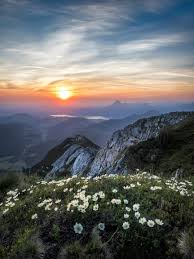
#> input picture DIP/DIP_Lab_406/Lab/353_lab_03/Lab-03_MATLAB/nature.jpeg, 194 x 259 px, found by its file name
$ python openingAndClosing.py
#> lines starting #> are read from the running program, lines starting #| are printed output that depends on the picture
import cv2
import numpy as np
import matplotlib.pyplot as plt
input_image = cv2.imread('nature.jpeg', cv2.IMREAD_GRAYSCALE)
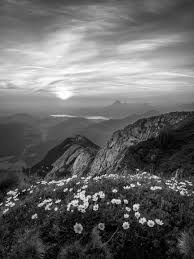
#> input_image: shape (259, 194); min 0, max 255, mean 102.8
kernel = np.ones((5, 5), np.uint8)
opened_image = cv2.morphologyEx(input_image, cv2.MORPH_OPEN, kernel)
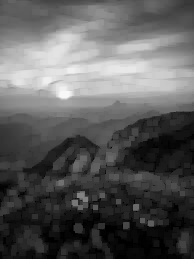
#> opened_image: shape (259, 194); min 0, max 247, mean 91.2
closed_image = cv2.morphologyEx(input_image, cv2.MORPH_CLOSE, kernel)
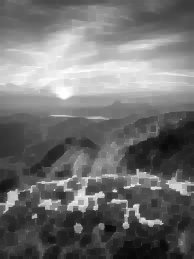
#> closed_image: shape (259, 194); min 8, max 255, mean 112.9
plt.figure(figsize=(15, 5))
plt.subplot(1, 3, 1)
plt.imshow(input_image, cmap='gray')
plt.title('Original Image')
plt.axis('off')
plt.subplot(1, 3, 2)
plt.imshow(opened_image, cmap='gray')
plt.title('Opened Image')
plt.axis('off')
plt.subplot(1, 3, 3)
plt.imshow(closed_image, cmap='gray')
plt.title('Closed Image')
plt.axis('off')
plt.show()
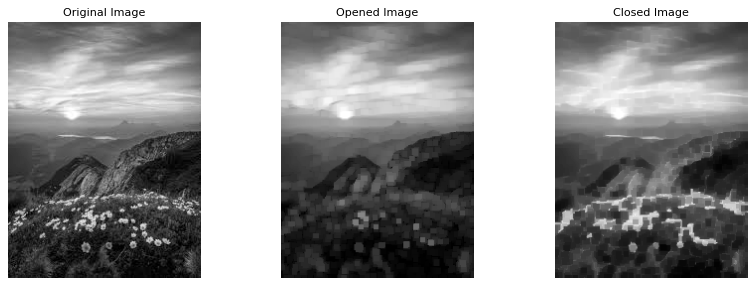
#> figure drawn by matplotlib, 3 panels

$ run again, with DIP/DIP_Lab_406/Lab/353_lab_03/Lab-03_MATLAB/flower.jpeg copied over DIP/DIP_Lab_406/Lab/353_lab_03/Lab-03_MATLAB/nature.jpeg
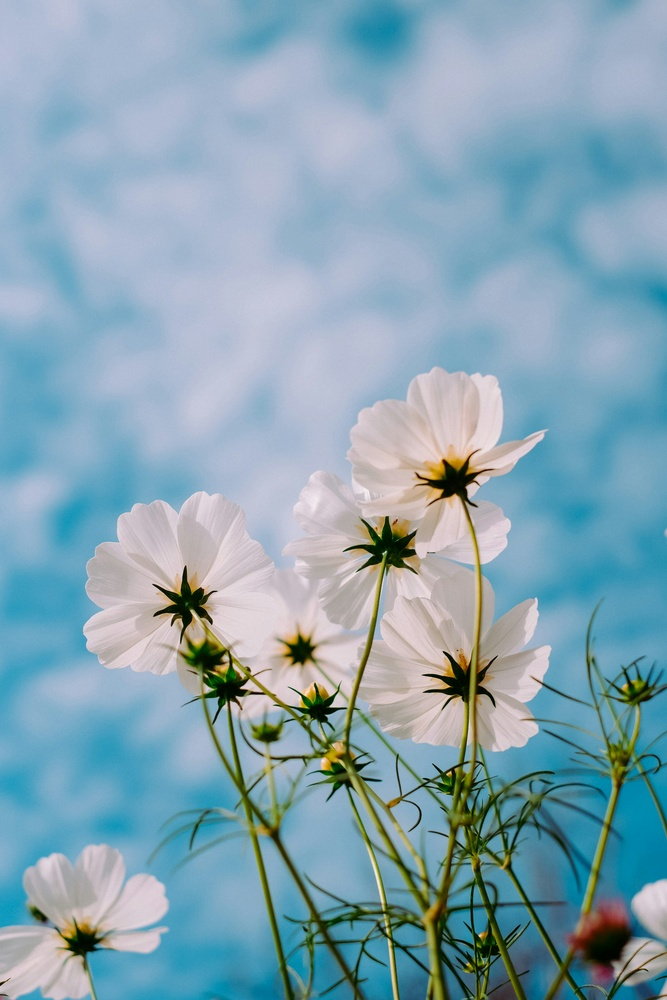
#> input picture DIP/DIP_Lab_406/Lab/353_lab_03/Lab-03_MATLAB/flower.jpeg, 667 x 1000 px, shrunk from 3000 x 4500 before the run, found by its file name
#> `closed_image = cv2.morphologyEx(input_image, cv2.MORPH_CLOSE, kernel)`:
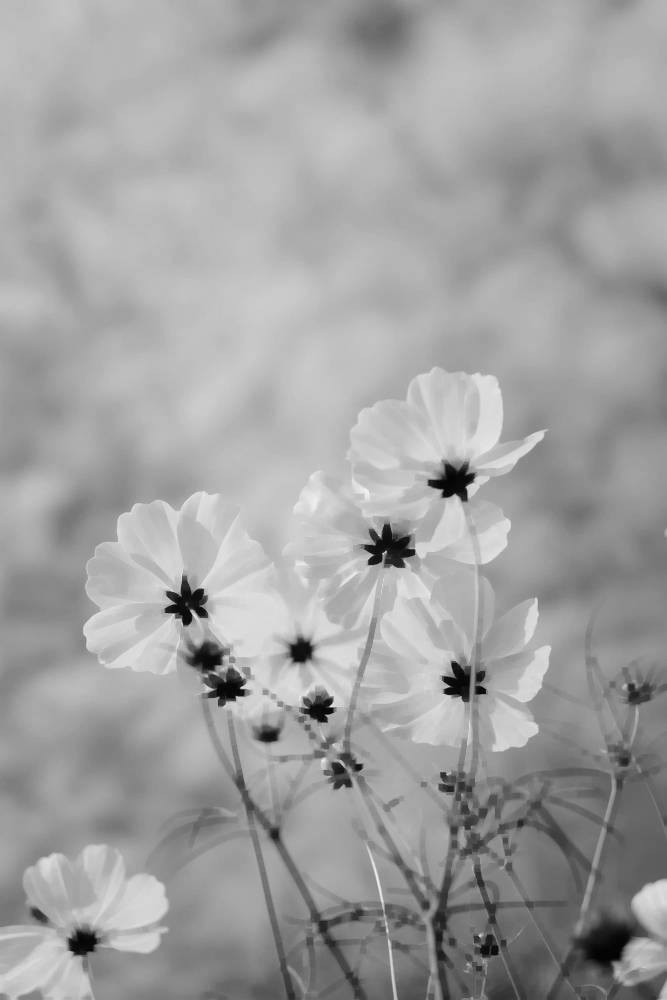
#> closed_image: shape (1000, 667); min 4, max 243, mean 160.5
#> `plt.show()`:
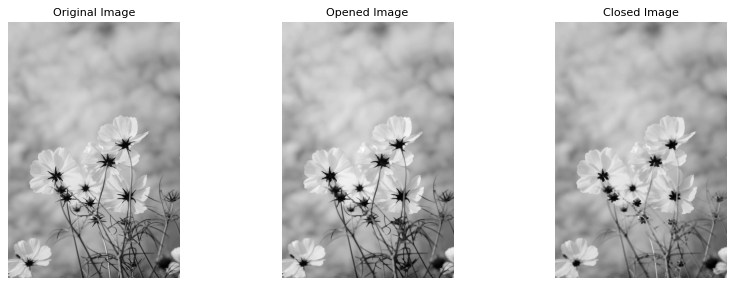
#> figure drawn by matplotlib, 3 panels
